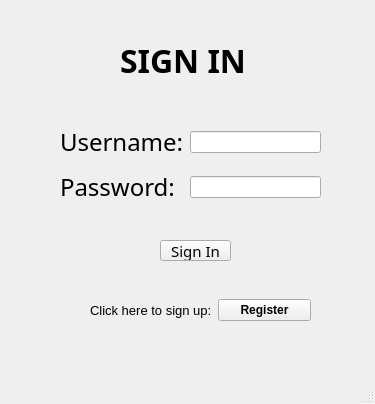
<?xml version="1.0" encoding="UTF-8"?>
<ui version="4.0">
 <class>MainWindow</class>
 <widget class="QMainWindow" name="MainWindow">
  <property name="geometry">
   <rect>
    <x>0</x>
    <y>0</y>
    <width>375</width>
    <height>404</height>
   </rect>
  </property>
  <property name="windowTitle">
   <string>MainWindow</string>
  </property>
  <property name="autoFillBackground">
   <bool>false</bool>
  </property>
  <widget class="QWidget" name="centralwidget">
   <widget class="QPushButton" name="signInBtn">
    <property name="geometry">
     <rect>
      <x>160</x>
      <y>240</y>
      <width>71</width>
      <height>21</height>
     </rect>
    </property>
    <property name="font">
     <font>
      <family>Swis721 Hv BT</family>
      <pointsize>11</pointsize>
     </font>
    </property>
    <property name="text">
     <string>Sign In</string>
    </property>
    <property name="icon">
     <iconset resource="../resource.qrc">
      <normaloff>:/images/login.png</normaloff>:/images/login.png</iconset>
    </property>
    <property name="iconSize">
     <size>
      <width>15</width>
      <height>15</height>
     </size>
    </property>
   </widget>
   <widget class="QLabel" name="label_4">
    <property name="geometry">
     <rect>
      <x>120</x>
      <y>40</y>
      <width>221</width>
      <height>41</height>
     </rect>
    </property>
    <property name="font">
     <font>
      <family>Segoe Script</family>
      <pointsize>24</pointsize>
      <bold>true</bold>
     </font>
    </property>
    <property name="text">
     <string>SIGN IN</string>
    </property>
   </widget>
   <widget class="QWidget" name="gridLayoutWidget">
    <property name="geometry">
     <rect>
      <x>60</x>
      <y>120</y>
      <width>261</width>
      <height>91</height>
     </rect>
    </property>
    <layout class="QGridLayout" name="gridLayout">
     <item row="1" column="0">
      <widget class="QLabel" name="label_2">
       <property name="font">
        <font>
         <family>Swis721 Hv BT</family>
         <pointsize>18</pointsize>
        </font>
       </property>
       <property name="text">
        <string>Password: </string>
       </property>
      </widget>
     </item>
     <item row="1" column="1">
      <widget class="QLineEdit" name="passwordEdit"/>
     </item>
     <item row="0" column="0">
      <widget class="QLabel" name="label">
       <property name="font">
        <font>
         <family>Swis721 Hv BT</family>
         <pointsize>18</pointsize>
        </font>
       </property>
       <property name="text">
        <string>Username:</string>
       </property>
      </widget>
     </item>
     <item row="0" column="1">
      <widget class="QLineEdit" name="usernameEdit"/>
     </item>
    </layout>
   </widget>
   <widget class="QWidget" name="horizontalLayoutWidget">
    <property name="geometry">
     <rect>
      <x>90</x>
      <y>270</y>
      <width>221</width>
      <height>80</height>
     </rect>
    </property>
    <layout class="QHBoxLayout" name="horizontalLayout">
     <item>
      <widget class="QLabel" name="label_3">
       <property name="font">
        <font>
         <pointsize>10</pointsize>
        </font>
       </property>
       <property name="text">
        <string>Click here to sign up:</string>
       </property>
      </widget>
     </item>
     <item>
      <widget class="QPushButton" name="registerBtn">
       <property name="font">
        <font>
         <bold>true</bold>
        </font>
       </property>
       <property name="text">
        <string>Register</string>
       </property>
       <property name="icon">
        <iconset resource="../resource.qrc">
         <normaloff>:/images/register.png</normaloff>:/images/register.png</iconset>
       </property>
       <property name="iconSize">
        <size>
         <width>15</width>
         <height>15</height>
        </size>
       </property>
      </widget>
     </item>
    </layout>
   </widget>
  </widget>
  <widget class="QStatusBar" name="statusbar"/>
 </widget>
 <resources>
  <include location="../resource.qrc"/>
 </resources>
 <connections/>
</ui>
